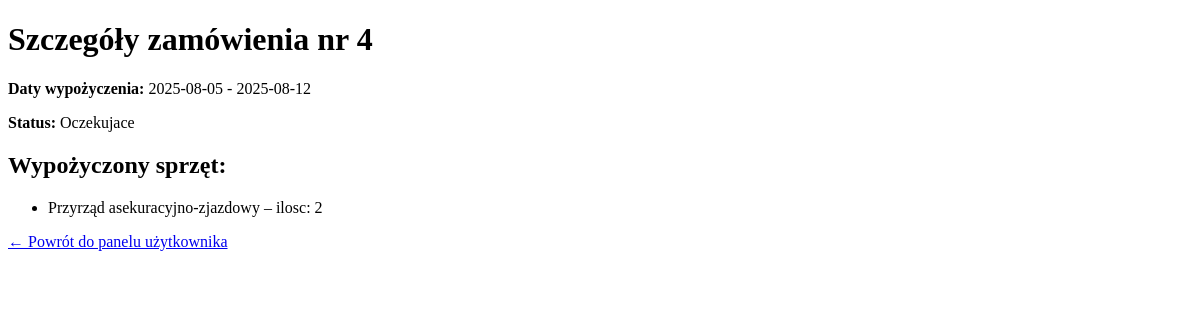
The page /my_rentals/4/ (signed in) on the database as committed earlier.
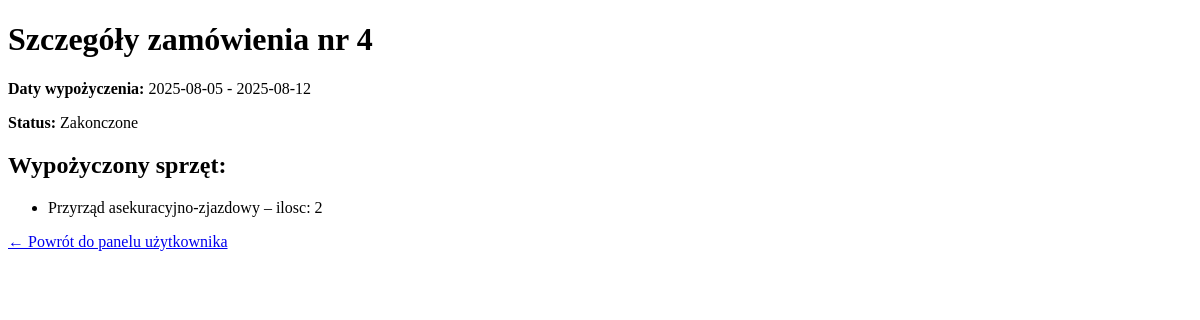
The same page on the database as committed later.
### rentals/models.py (models this page shows, shortened)
class Rental(models.Model):
    STATUS_CHOICES = [
        ('pending', 'Oczekujace'),
        ('active', 'Aktywne'),
        ('finished', 'Zakonczone'),
    ]
    user = models.ForeignKey(settings.AUTH_USER_MODEL, on_delete=models.CASCADE)
    start_date = models.DateField()
    end_date = models.DateField()
    created_at = models.DateTimeField(auto_now_add=True)
    status = models.CharField(max_length=10, choices=STATUS_CHOICES, default='pending')

### rentals/views.py (the view)
# urls.py: path('my_rentals/<int:rental_id>/', views.rental_detail, name='rental_detail'),
@login_required
def rental_detail(request, rental_id):
    rental = get_object_or_404(Rental, pk=rental_id, user=request.user)
    items = rental.items.all()
    context = {
        'rental': rental,
        'items': items,
    }
    return render(request, 'rentals/rental_detail.html', context)

### rentals/context_processors.py (called while the page is built)
def cart_count(request):
    count = 0
    if request.user.is_authenticated:
        cart = Cart.objects.filter(user=request.user, is_active=True).first()
        if cart:
            count = CartItem.objects.filter(cart=cart).count()
    return {'cart_count': count}

### rentals/templates/rentals/rental_detail.html (shortened to what this page needs)
<!DOCTYPE html>
<html>
<head>
</head>
<body>
    <h1>Szczegóły zamówienia nr {{ rental.id }}</h1>
    <p><strong>Daty wypożyczenia:</strong> {{ rental.start_date|date:"Y-m-d" }} - {{ rental.end_date|date:"Y-m-d" }}</p>
    <p><strong>Status:</strong> {{ rental.get_status_display }}</p>
    <h2>Wypożyczony sprzęt:</h2>
    <ul>
        {% for item in items %}
            <li>
                {{ item.equipment.name }} – ilosc: {{ item.quantity }}
            </li>
        {% empty %}
            <li>Brak sprzętu w tym zamówieniu.</li>
        {% endfor %}
    </ul>
    <a href="{% url 'user_panel' %}">← Powrót do panelu użytkownika</a>
</body>
</html>

Rows that differ between the two databases and show on the page:
changed Rental id 4: status "Oczekujace" → "Zakonczone"
